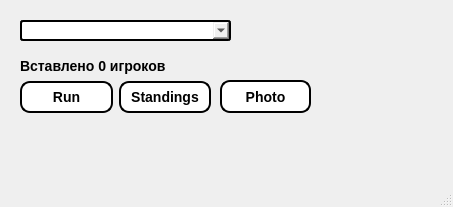
<?xml version="1.0" encoding="UTF-8"?>
<ui version="4.0">
 <class>MainWindow</class>
 <widget class="QMainWindow" name="MainWindow">
  <property name="geometry">
   <rect>
    <x>0</x>
    <y>0</y>
    <width>453</width>
    <height>207</height>
   </rect>
  </property>
  <property name="windowTitle">
   <string>MainWindow</string>
  </property>
  <widget class="QWidget" name="centralwidget">
   <widget class="QLineEdit" name="lineEdit_2">
    <property name="enabled">
     <bool>false</bool>
    </property>
    <property name="geometry">
     <rect>
      <x>610</x>
      <y>80</y>
      <width>0</width>
      <height>0</height>
     </rect>
    </property>
    <property name="maximumSize">
     <size>
      <width>0</width>
      <height>0</height>
     </size>
    </property>
   </widget>
   <widget class="QLabel" name="label_3">
    <property name="geometry">
     <rect>
      <x>20</x>
      <y>50</y>
      <width>181</width>
      <height>31</height>
     </rect>
    </property>
    <property name="styleSheet">
     <string notr="true">font: bold 14px;</string>
    </property>
    <property name="text">
     <string>Вставлено 0 игроков</string>
    </property>
   </widget>
   <widget class="QLabel" name="label_4">
    <property name="geometry">
     <rect>
      <x>20</x>
      <y>130</y>
      <width>391</width>
      <height>20</height>
     </rect>
    </property>
    <property name="styleSheet">
     <string notr="true">color:rgb(255, 0, 0);
font: bold 14px;

</string>
    </property>
    <property name="text">
     <string/>
    </property>
   </widget>
   <widget class="QComboBox" name="comboBox">
    <property name="geometry">
     <rect>
      <x>20</x>
      <y>20</y>
      <width>211</width>
      <height>21</height>
     </rect>
    </property>
    <property name="styleSheet">
     <string notr="true">QComboBox {
    border: 2px solid black;
    border-radius: 3px;
    padding: 1px 18px 1px 3px;
    min-width: 6em;

}
:editable {
    background: white;
}
QComboBox:hover {
  background-color: #e7e7e7;
}



QComboBox:on { /* shift the text when the popup opens */
    padding-top: 3px;
    padding-left: 4px;
}




QComboBox::down-arrow:on { /* shift the arrow when popup is open */
    top: 1px;
    left: 1px;
}</string>
    </property>
   </widget>
   <widget class="QWidget" name="layoutWidget">
    <property name="geometry">
     <rect>
      <x>20</x>
      <y>80</y>
      <width>191</width>
      <height>35</height>
     </rect>
    </property>
    <layout class="QHBoxLayout" name="horizontalLayout">
     <item>
      <widget class="QPushButton" name="pushButton_2">
       <property name="styleSheet">
        <string notr="true">QPushButton#pushButton_2 {
    border-style: outset;
    border-width: 2px;
    border-radius: 10px;
    border-color: black;
    font: bold 14px;
    padding: 6px;
	background-color: white;
}
QPushButton#pushButton_2:hover {
  background-color: #e7e7e7;
}</string>
       </property>
       <property name="text">
        <string>Run</string>
       </property>
      </widget>
     </item>
     <item>
      <widget class="QPushButton" name="pushButton_3">
       <property name="styleSheet">
        <string notr="true">QPushButton#pushButton_3 {
    border-style: outset;
    border-width: 2px;
    border-radius: 10px;
    border-color: black;
    font: bold 14px;
    padding: 6px;
	background-color: white;
}
QPushButton#pushButton_3:hover {
  background-color: #e7e7e7;
}</string>
       </property>
       <property name="text">
        <string>Standings</string>
       </property>
      </widget>
     </item>
    </layout>
   </widget>
   <widget class="QPushButton" name="pushButton_4">
    <property name="geometry">
     <rect>
      <x>220</x>
      <y>80</y>
      <width>91</width>
      <height>33</height>
     </rect>
    </property>
    <property name="styleSheet">
     <string notr="true">QPushButton#pushButton_4 {
    border-style: outset;
    border-width: 2px;
    border-radius: 10px;
    border-color: black;
    font: bold 14px;
    padding: 6px;
	background-color: white;
}
QPushButton#pushButton_4:hover {
  background-color: #e7e7e7;
}</string>
    </property>
    <property name="text">
     <string>Photo</string>
    </property>
   </widget>
  </widget>
  <widget class="QStatusBar" name="statusbar"/>
 </widget>
 <resources/>
 <connections/>
</ui>
